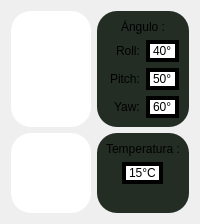
               <widget class="QWidget" name="pagina2">
                <layout class="QGridLayout" name="gridLayout_6">
                 <item row="2" column="1">
                  <widget class="QFrame" name="frame_9">
                   <property name="styleSheet">
                    <string notr="true">background-color: rgb(35, 45, 36);
border-radius: 20px;
font: 87 16pt &quot;Arial Black&quot;;
</string>
                   </property>
                   <property name="frameShape">
                    <enum>QFrame::StyledPanel</enum>
                   </property>
                   <property name="frameShadow">
                    <enum>QFrame::Raised</enum>
                   </property>
                   <layout class="QGridLayout" name="gridLayout_10">
                    <item row="5" column="0" colspan="2" alignment="Qt::AlignHCenter">
                     <widget class="QLabel" name="temperatura_label">
                      <property name="maximumSize">
                       <size>
                        <width>150</width>
                        <height>80</height>
                       </size>
                      </property>
                      <property name="layoutDirection">
                       <enum>Qt::LeftToRight</enum>
                      </property>
                      <property name="styleSheet">
                       <string notr="true">background-color: rgb(255, 255, 255);
border: 4px solid;
border-color: rgb(0, 0, 0);</string>
                      </property>
                      <property name="text">
                       <string>15°C</string>
                      </property>
                     </widget>
                    </item>
                    <item row="2" column="0" colspan="2" alignment="Qt::AlignHCenter">
                     <widget class="QLabel" name="label_10">
                      <property name="styleSheet">
                       <string notr="true">font: 87 20pt &quot;Arial Black&quot;;</string>
                      </property>
                      <property name="text">
                       <string>Temperatura :</string>
                      </property>
                     </widget>
                    </item>
                    <item row="3" column="0" colspan="2">
                     <spacer name="horizontalSpacer_2">
                      <property name="orientation">
                       <enum>Qt::Horizontal</enum>
                      </property>
                      <property name="sizeType">
                       <enum>QSizePolicy::Minimum</enum>
                      </property>
                      <property name="sizeHint" stdset="0">
                       <size>
                        <width>0</width>
                        <height>0</height>
                       </size>
                      </property>
                     </spacer>
                    </item>
                    <item row="6" column="0" colspan="2">
                     <spacer name="horizontalSpacer_13">
                      <property name="orientation">
                       <enum>Qt::Horizontal</enum>
                      </property>
                      <property name="sizeType">
                       <enum>QSizePolicy::Minimum</enum>
                      </property>
                      <property name="sizeHint" stdset="0">
                       <size>
                        <width>40</width>
                        <height>20</height>
                       </size>
                      </property>
                     </spacer>
                    </item>
                   </layout>
                  </widget>
                 </item>
                 <item row="1" column="0">
                  <widget class="QFrame" name="frame_6">
                   <property name="styleSheet">
                    <string notr="true">background-color: rgb(255, 255, 255);
border-radius: 20px;</string>
                   </property>
                   <property name="frameShape">
                    <enum>QFrame::StyledPanel</enum>
                   </property>
                   <property name="frameShadow">
                    <enum>QFrame::Raised</enum>
                   </property>
                   <layout class="QHBoxLayout" name="horizontalLayout_6">
                    <item>
                     <layout class="QVBoxLayout" name="angulo"/>
                    </item>
                   </layout>
                  </widget>
                 </item>
                 <item row="2" column="0">
                  <widget class="QFrame" name="frame_8">
                   <property name="styleSheet">
                    <string notr="true">background-color: rgb(255, 255, 255);
border-radius: 20px;</string>
                   </property>
                   <property name="frameShape">
                    <enum>QFrame::StyledPanel</enum>
                   </property>
                   <property name="frameShadow">
                    <enum>QFrame::Raised</enum>
                   </property>
                   <layout class="QHBoxLayout" name="horizontalLayout_7">
                    <item>
                     <layout class="QVBoxLayout" name="temperatura"/>
                    </item>
                   </layout>
                  </widget>
                 </item>
                 <item row="1" column="1">
                  <widget class="QFrame" name="frame_7">
                   <property name="styleSheet">
                    <string notr="true">background-color: rgb(35, 45, 36);
border-radius: 20px;
font: 87 16pt &quot;Arial Black&quot;;
</string>
                   </property>
                   <property name="frameShape">
                    <enum>QFrame::StyledPanel</enum>
                   </property>
                   <property name="frameShadow">
                    <enum>QFrame::Raised</enum>
                   </property>
                   <layout class="QGridLayout" name="gridLayout_11">
                    <item row="0" column="0" colspan="4" alignment="Qt::AlignHCenter">
                     <widget class="QLabel" name="label_9">
                      <property name="styleSheet">
                       <string notr="true">font: 87 20pt &quot;Arial Black&quot;;</string>
                      </property>
                      <property name="text">
                       <string>Ángulo :</string>
                      </property>
                     </widget>
                    </item>
                    <item row="1" column="0" colspan="2" alignment="Qt::AlignRight">
                     <widget class="QLabel" name="label_15">
                      <property name="text">
                       <string>Roll:</string>
                      </property>
                     </widget>
                    </item>
                    <item row="1" column="2" colspan="2" alignment="Qt::AlignLeft">
                     <widget class="QLabel" name="roll_label">
                      <property name="styleSheet">
                       <string notr="true">background-color: rgb(255, 255, 255);
border: 4px solid;
border-color: rgb(0, 0, 0);</string>
                      </property>
                      <property name="text">
                       <string>40°</string>
                      </property>
                     </widget>
                    </item>
                    <item row="3" column="2" colspan="2" alignment="Qt::AlignLeft">
                     <widget class="QLabel" name="pitch_label">
                      <property name="styleSheet">
                       <string notr="true">background-color: rgb(255, 255, 255);
border: 4px solid;
border-color: rgb(0, 0, 0);</string>
                      </property>
                      <property name="text">
                       <string>50°</string>
                      </property>
                     </widget>
                    </item>
                    <item row="4" column="2" colspan="2" alignment="Qt::AlignLeft">
                     <widget class="QLabel" name="yaw_label">
                      <property name="styleSheet">
                       <string notr="true">background-color: rgb(255, 255, 255);
border: 4px solid;
border-color: rgb(0, 0, 0);</string>
                      </property>
                      <property name="text">
                       <string>60°</string>
                      </property>
                     </widget>
                    </item>
                    <item row="4" column="0" colspan="2" alignment="Qt::AlignRight">
                     <widget class="QLabel" name="label_17">
                      <property name="text">
                       <string>Yaw:</string>
                      </property>
                     </widget>
                    </item>
                    <item row="3" column="0" colspan="2" alignment="Qt::AlignRight">
                     <widget class="QLabel" name="label_16">
                      <property name="text">
                       <string>Pitch:</string>
                      </property>
                     </widget>
                    </item>
                   </layout>
                  </widget>
                 </item>
                </layout>
               </widget>
